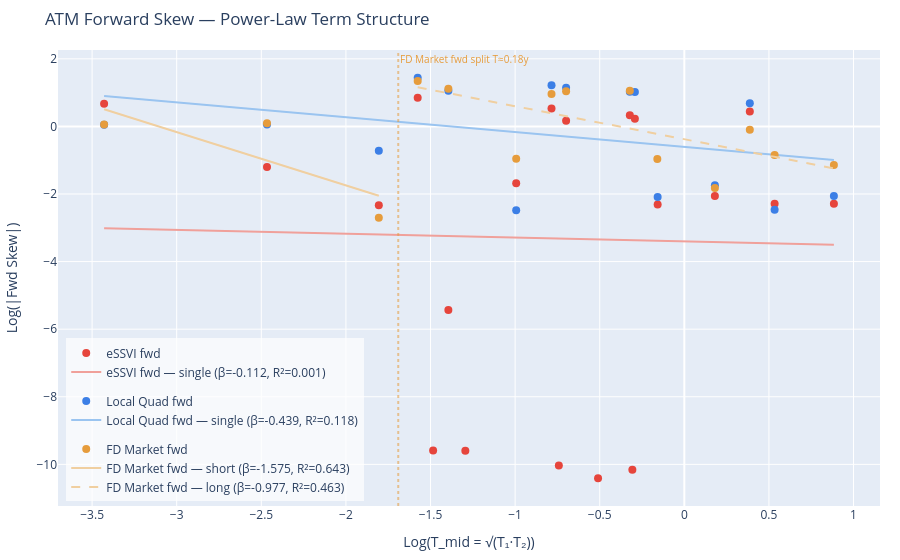
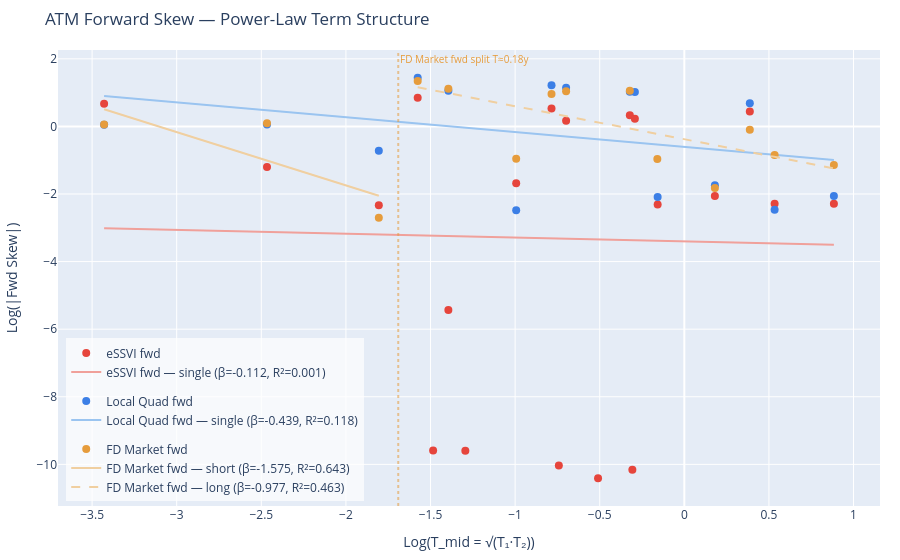

Notebook code cell kept with these figures, in order:
### Code cell
fwd = compute_atm_forward_skew(fit_essvi, fit_local, df_smile=df_smile)

plot_power_law_term_structure(
    fwd["eSSVI"], fwd["local"], fwd["fd"],
    T_col="T_mid",
    y_col="fwd_skew",
    labels=["eSSVI fwd", "Local Quad fwd", "FD Market fwd"],
    colors=[_C["eSSVI"], _C["local"], "#e69c3c"],
    colors_fit=["#f0a09a", "#9ac4f0", "#f0cfa0"],
    title="ATM Forward Skew — Power-Law Term Structure",
    x_label="Log(T_mid = √(T₁·T₂))", y_label="Log(|Fwd Skew|)",
)

### Figure 1 — Plotly figure (JSON) as saved in the notebook; plotly's stock layout.template omitted (floating-point values rounded to 4 significant figures)
{"data": [{"legendgroup": "eSSVI fwd", "marker": {"color": "#e6453c", "size": 8, "symbol": "circle"}, "mode": "markers", "name": "eSSVI fwd", "type": "scatter", "x": [-3.429, -2.466, -1.806, -1.576, -1.485, -1.395, -1.294, -0.9937, -0.7849, -0.7417, -0.6986, -0.5099, -0.3221, -0.3071, -0.2923, -0.1577, 0.1806, 0.387, 0.5337, 0.8839], "y": [0.6678, -1.2, -2.333, 0.8509, -9.591, -5.435, -9.595, -1.685, 0.5289, -10.04, 0.1685, -10.41, 0.3278, -10.16, 0.2246, -2.314, -2.062, 0.4425, -2.287, -2.29]}, {"legendgroup": "eSSVI fwd", "line": {"color": "#f0a09a", "dash": "solid", "width": 2}, "mode": "lines", "name": "eSSVI fwd — single (β=-0.112, R²=0.001)", "type": "scatter", "x": [-3.429, -2.466, -1.806, -1.576, -1.485, -1.395, -1.294, -0.9937, -0.7849, -0.7417, -0.6986, -0.5099, -0.3221, -0.3071, -0.2923, -0.1577, 0.1806, 0.387, 0.5337, 0.8839], "y": [-3.016, -3.124, -3.198, -3.224, -3.234, -3.244, -3.255, -3.289, -3.312, -3.317, -3.322, -3.343, -3.364, -3.366, -3.368, -3.383, -3.421, -3.444, -3.46, -3.499]}, {"legendgroup": "Local Quad fwd", "marker": {"color": "#3c7fe6", "size": 8, "symbol": "circle"}, "mode": "markers", "name": "Local Quad fwd", "type": "scatter", "x": [-3.429, -2.466, -1.806, -1.576, -1.395, -0.9937, -0.7849, -0.6986, -0.3221, -0.2923, -0.1577, 0.1806, 0.387, 0.5337, 0.8839], "y": [0.04733, 0.05995, -0.7194, 1.439, 1.056, -2.48, 1.218, 1.144, 1.025, 1.022, -2.088, -1.74, 0.684, -2.463, -2.062]}, {"legendgroup": "Local Quad fwd", "line": {"color": "#9ac4f0", "dash": "solid", "width": 2}, "mode": "lines", "name": "Local Quad fwd — single (β=-0.439, R²=0.118)", "type": "scatter", "x": [-3.429, -2.466, -1.806, -1.576, -1.395, -0.9937, -0.7849, -0.6986, -0.3221, -0.2923, -0.1577, 0.1806, 0.387, 0.5337, 0.8839], "y": [0.8988, 0.4762, 0.1861, 0.08522, 0.005658, -0.1703, -0.262, -0.2999, -0.4652, -0.4783, -0.5373, -0.6858, -0.7765, -0.8408, -0.9946]}, {"legendgroup": "FD Market fwd", "marker": {"color": "#e69c3c", "size": 8, "symbol": "circle"}, "mode": "markers", "name": "FD Market fwd", "type": "scatter", "x": [-3.429, -2.466, -1.806, -1.576, -1.395, -0.9937, -0.7849, -0.6986, -0.3221, -0.1595, 0.1806, 0.387, 0.5337, 0.8839], "y": [0.05968, 0.09185, -2.702, 1.34, 1.116, -0.9531, 0.962, 1.04, 1.059, -0.9666, -1.823, -0.09963, -0.8431, -1.144]}, {"legendgroup": "FD Market fwd", "line": {"color": "#f0cfa0", "dash": "solid", "width": 2}, "mode": "lines", "name": "FD Market fwd — short (β=-1.575, R²=0.643)", "type": "scatter", "x": [-3.429, -2.466, -1.806], "y": [0.5077, -1.009, -2.05]}, {"legendgroup": "FD Market fwd", "line": {"color": "#f0cfa0", "dash": "dash", "width": 2}, "mode": "lines", "name": "FD Market fwd — long (β=-0.977, R²=0.463)", "type": "scatter", "x": [-1.576, -1.395, -0.9937, -0.7849, -0.6986, -0.3221, -0.1595, 0.1806, 0.387, 0.5337, 0.8839], "y": [1.16, 0.9833, 0.5919, 0.388, 0.3038, -0.06398, -0.2227, -0.5548, -0.7564, -0.8996, -1.242]}], "layout": {"annotations": [{"font": {"color": "#e69c3c", "size": 10}, "showarrow": false, "text": "FD Market fwd split T≈0.18y", "x": -1.691, "xanchor": "left", "xref": "x", "y": 1, "yanchor": "top", "yref": "y domain"}], "legend": {"bgcolor": "rgba(255,255,255,0.7)", "x": 0.01, "y": 0.01}, "margin": {"b": 40, "l": 40, "r": 20, "t": 50}, "shapes": [{"line": {"color": "#e69c3c", "dash": "dot"}, "opacity": 0.55, "type": "line", "x0": -1.691, "x1": -1.691, "xref": "x", "y0": 0, "y1": 1, "yref": "y domain"}], "title": {"text": "ATM Forward Skew — Power-Law Term Structure"}, "xaxis": {"title": {"text": "Log(T_mid = √(T₁·T₂))"}}, "yaxis": {"title": {"text": "Log(|Fwd Skew|)"}}}}

### Figure 2 — Plotly figure (JSON) as saved in the notebook; plotly's stock layout.template omitted (floating-point values rounded to 4 significant figures)
{"data": [{"legendgroup": "eSSVI fwd", "marker": {"color": "#e6453c", "size": 8, "symbol": "circle"}, "mode": "markers", "name": "eSSVI fwd", "type": "scatter", "x": [-3.429, -2.466, -1.806, -1.576, -1.485, -1.395, -1.294, -0.9937, -0.7849, -0.7417, -0.6986, -0.5099, -0.3221, -0.3071, -0.2923, -0.1577, 0.1806, 0.387, 0.5337, 0.8839], "y": [0.6678, -1.2, -2.333, 0.8509, -9.591, -5.435, -9.595, -1.685, 0.5289, -10.04, 0.1685, -10.41, 0.3278, -10.16, 0.2246, -2.314, -2.062, 0.4425, -2.287, -2.29]}, {"legendgroup": "eSSVI fwd", "line": {"color": "#f0a09a", "dash": "solid", "width": 2}, "mode": "lines", "name": "eSSVI fwd — single (β=-0.112, R²=0.001)", "type": "scatter", "x": [-3.429, -2.466, -1.806, -1.576, -1.485, -1.395, -1.294, -0.9937, -0.7849, -0.7417, -0.6986, -0.5099, -0.3221, -0.3071, -0.2923, -0.1577, 0.1806, 0.387, 0.5337, 0.8839], "y": [-3.016, -3.124, -3.198, -3.224, -3.234, -3.244, -3.255, -3.289, -3.312, -3.317, -3.322, -3.343, -3.364, -3.366, -3.368, -3.383, -3.421, -3.444, -3.46, -3.499]}, {"legendgroup": "Local Quad fwd", "marker": {"color": "#3c7fe6", "size": 8, "symbol": "circle"}, "mode": "markers", "name": "Local Quad fwd", "type": "scatter", "x": [-3.429, -2.466, -1.806, -1.576, -1.395, -0.9937, -0.7849, -0.6986, -0.3221, -0.2923, -0.1577, 0.1806, 0.387, 0.5337, 0.8839], "y": [0.04733, 0.05995, -0.7194, 1.439, 1.056, -2.48, 1.218, 1.144, 1.025, 1.022, -2.088, -1.74, 0.684, -2.463, -2.062]}, {"legendgroup": "Local Quad fwd", "line": {"color": "#9ac4f0", "dash": "solid", "width": 2}, "mode": "lines", "name": "Local Quad fwd — single (β=-0.439, R²=0.118)", "type": "scatter", "x": [-3.429, -2.466, -1.806, -1.576, -1.395, -0.9937, -0.7849, -0.6986, -0.3221, -0.2923, -0.1577, 0.1806, 0.387, 0.5337, 0.8839], "y": [0.8988, 0.4762, 0.1861, 0.08522, 0.005658, -0.1703, -0.262, -0.2999, -0.4652, -0.4783, -0.5373, -0.6858, -0.7765, -0.8408, -0.9946]}, {"legendgroup": "FD Market fwd", "marker": {"color": "#e69c3c", "size": 8, "symbol": "circle"}, "mode": "markers", "name": "FD Market fwd", "type": "scatter", "x": [-3.429, -2.466, -1.806, -1.576, -1.395, -0.9937, -0.7849, -0.6986, -0.3221, -0.1595, 0.1806, 0.387, 0.5337, 0.8839], "y": [0.05968, 0.09185, -2.702, 1.34, 1.116, -0.9531, 0.962, 1.04, 1.059, -0.9666, -1.823, -0.09963, -0.8431, -1.144]}, {"legendgroup": "FD Market fwd", "line": {"color": "#f0cfa0", "dash": "solid", "width": 2}, "mode": "lines", "name": "FD Market fwd — short (β=-1.575, R²=0.643)", "type": "scatter", "x": [-3.429, -2.466, -1.806], "y": [0.5077, -1.009, -2.05]}, {"legendgroup": "FD Market fwd", "line": {"color": "#f0cfa0", "dash": "dash", "width": 2}, "mode": "lines", "name": "FD Market fwd — long (β=-0.977, R²=0.463)", "type": "scatter", "x": [-1.576, -1.395, -0.9937, -0.7849, -0.6986, -0.3221, -0.1595, 0.1806, 0.387, 0.5337, 0.8839], "y": [1.16, 0.9833, 0.5919, 0.388, 0.3038, -0.06398, -0.2227, -0.5548, -0.7564, -0.8996, -1.242]}], "layout": {"annotations": [{"font": {"color": "#e69c3c", "size": 10}, "showarrow": false, "text": "FD Market fwd split T≈0.18y", "x": -1.691, "xanchor": "left", "xref": "x", "y": 1, "yanchor": "top", "yref": "y domain"}], "legend": {"bgcolor": "rgba(255,255,255,0.7)", "x": 0.01, "y": 0.01}, "margin": {"b": 40, "l": 40, "r": 20, "t": 50}, "shapes": [{"line": {"color": "#e69c3c", "dash": "dot"}, "opacity": 0.55, "type": "line", "x0": -1.691, "x1": -1.691, "xref": "x", "y0": 0, "y1": 1, "yref": "y domain"}], "title": {"text": "ATM Forward Skew — Power-Law Term Structure"}, "xaxis": {"title": {"text": "Log(T_mid = √(T₁·T₂))"}}, "yaxis": {"title": {"text": "Log(|Fwd Skew|)"}}}}
